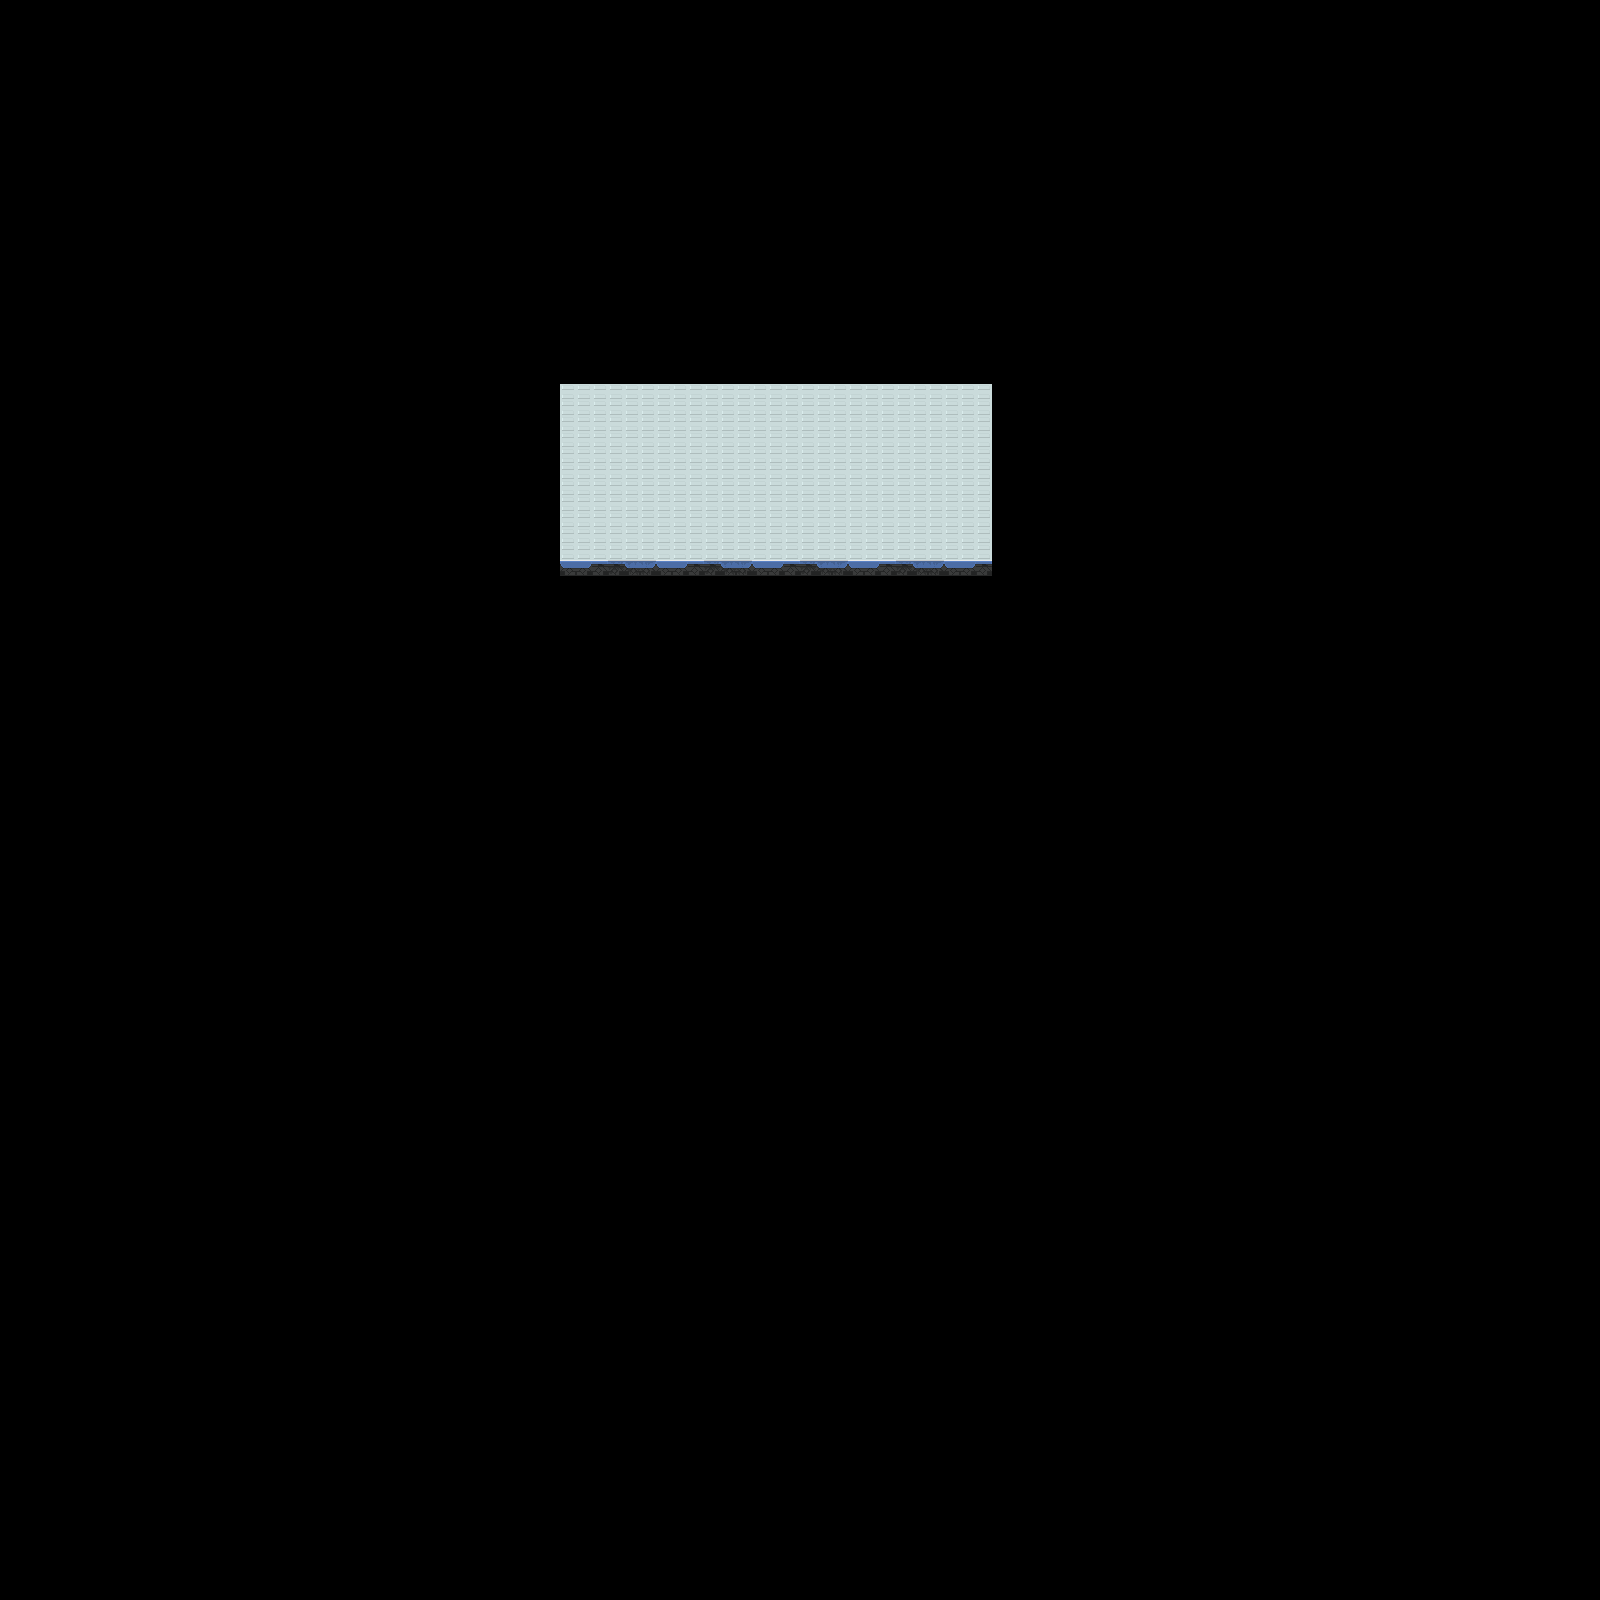

Tiled map render using the project's own tile images. Description and the map definition, with tile-layer contents summarised, below:
An orthogonal 100x100 tile map with 16x16 px tiles, 1 tile layer (Foreground), 1 hidden layer not drawn, 2 tilesets.

<map version="1.0" orientation="orthogonal" renderorder="left-down" width="100" height="100" tilewidth="16" tileheight="16" nextobjectid="1">
 <tileset firstgid="1" name="Collision" tilewidth="16" tileheight="16" tilecount="66" columns="11">
  <image source="../Textures/TileSets/collisiontiles-16.png" width="176" height="96" />
 </tileset>
 <tileset firstgid="67" name="Main" tilewidth="16" tileheight="16" tilecount="64" columns="16">
  <image source="../Textures/TileSets/policestation-16.png" width="256" height="64" />
 </tileset>
 <layer name="Foreground" width="100" height="100">
  <properties>
   <property name="Distance" type="float" value="1" />
  </properties>
  <data>[10000 cells, 324 non-empty, 7 distinct tile ids]</data>
 </layer>
 <layer name="Collision" width="100" height="100" visible="0">
  <data>[10000 cells, 80 non-empty, 1 distinct tile ids]</data>
 </layer>
</map>
